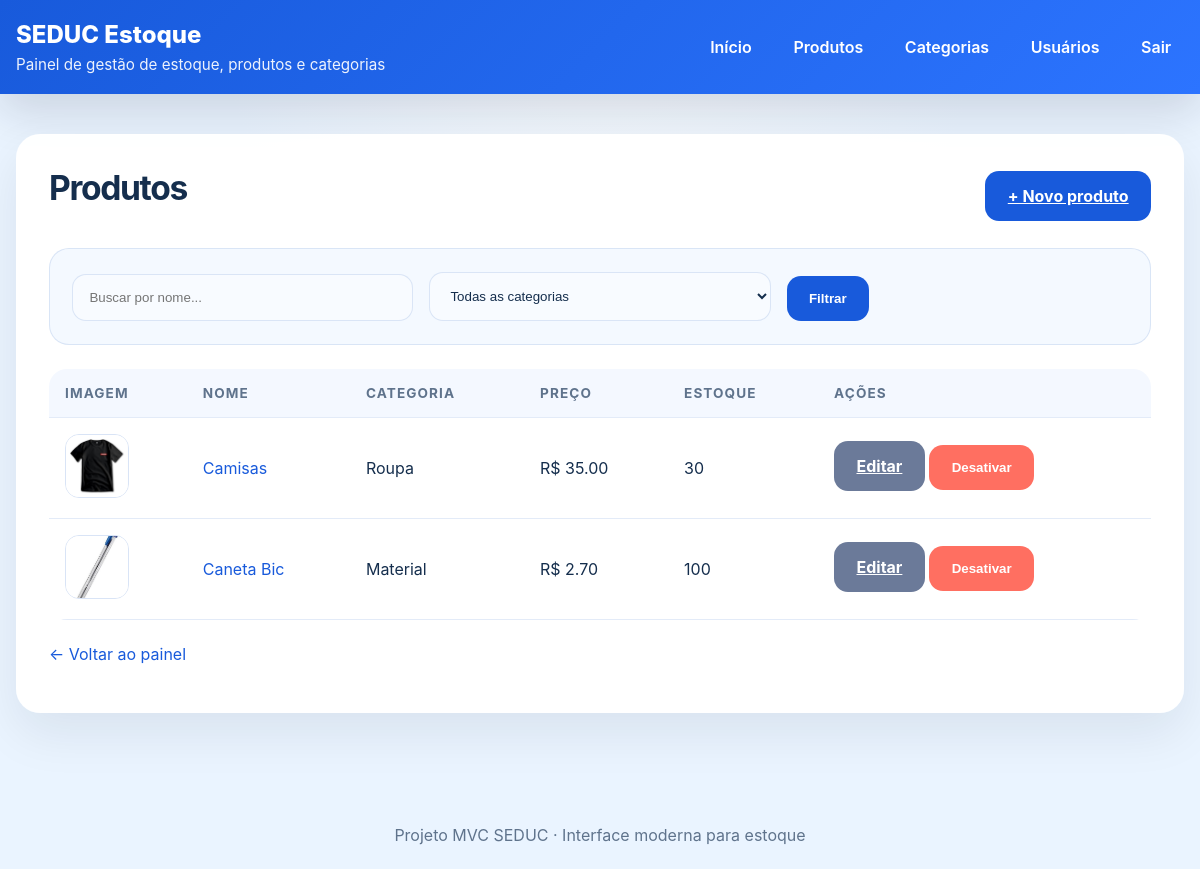
/produtos/ (signed in), run on the app's committed database.
### app/models/produto.py (models this page shows, shortened)
class Produto(Base):
    __tablename__ = "produtos"
    id = Column(Integer, primary_key=True, autoincrement=True, index=True)
    nome = Column(String(200), nullable=False, index=True)
    estoque_atual = Column(Integer, nullable=False, default=0)
    preco = Column(Integer, nullable=False, default=0.0)
    ativo = Column(Boolean, default=True)
    imagem_path = Column(String(255), nullable=True)
    categoria_id = Column(Integer, ForeignKey("categorias.id", ondelete="SET NULL"), nullable=True)
    categoria = relationship("Categoria", back_populates="produtos")

### app/models/categoria.py (models this page shows)
class Categoria(Base):
    __tablename__ = "categorias"
    id = Column(Integer, primary_key=True, autoincrement=True, index=True)
    nome = Column(String, unique=True, nullable=False)
    ativo = Column(Boolean, default=True)
    produtos = relationship("Produto", back_populates="categoria", lazy="select")

### app/controllers/produto_controller.py (the view)
@router.get("/")
def listar_produtos(
    request: Request,
    busca: str = "",
    categoria_id: int = 0,       # 0 = todas as categorias
    db: Session = Depends(get_db),
    usuario = Depends(get_usuario_logado)
):
    query = db.query(Produto).filter(Produto.ativo == True)
    if busca:
        query = query.filter(Produto.nome.ilike(f"%{busca}%"))
    if categoria_id:
        query = query.filter(Produto.categoria_id == categoria_id)
    produtos    = query.order_by(Produto.nome).all()
    categorias  = db.query(Categoria).filter(Categoria.ativo == True).all()
    return templates.TemplateResponse(
        request,
        "produtos/index.html",
        {
            "request":      request,
            "usuario":      usuario,
            "produtos":     produtos,
            "categorias":   categorias,
            "busca":        busca,
            "categoria_id": categoria_id,
        }
    )

### app/templates/produtos/index.html (shortened to what this page needs)
{% extends "base.html" %}
{% block content %}
<div class="card">
    <div class="section-header">
        <div>
            <h1 class="page-title">Produtos</h1>
        </div>
        {% if usuario.role == 'admin' %}
            <a class="button" href="/produtos/novo">+ Novo produto</a>
        {% endif %}
    </div>
    <div class="filter-panel">
        <form method="get" action="/produtos">
            <input type="text" name="busca" placeholder="Buscar por nome..." value="{{ busca }}">
            <select name="categoria_id">
                <option value="0">Todas as categorias</option>
            </select>
            <div class="actions" style="justify-content:flex-start; gap:0.75rem; margin:0;">
                <button type="submit">Filtrar</button>
            </div>
        </form>
    </div>
    <div class="table-wrapper">
        <table>
            <thead>
                <tr>
                    <th>Imagem</th>
                    <th>Nome</th>
                    <th>Categoria</th>
                    <th>Preço</th>
                    <th>Estoque</th>
                    <th>Ações</th>
                </tr>
            </thead>
            <tbody>
                {% for p in produtos %}
                <tr>
                    <td>
                        <img class="product-thumb" src="{{ p.imagem_url }}" alt="{{ p.nome }}">
                    </td>
                    <td><a class="small-link" href="/produtos/{{ p.id }}">{{ p.nome }}</a></td>
                    <td>{{ p.categoria.nome if p.categoria else "—" }}</td>
                    <td>R$ {{ "%.2f"|format(p.preco) }}</td>
                    <td>{{ p.estoque_atual }}</td>
                    <td>
                        {% if usuario.role == 'admin' %}
                            <a class="button secondary" href="/produtos/{{ p.id }}/editar">Editar</a>
                            <form action="/produtos/{{ p.id }}/desativar" method="post" style="display:inline" onsubmit="return confirm('Desativar {{ p.nome }}?')">
                                <button class="button danger" type="submit">Desativar</button>
                            </form>
                        {% endif %}
                    </td>
                </tr>
                {% endfor %}
            </tbody>
        </table>
    </div>
    <p class="footer-note"><a class="small-link" href="/">← Voltar ao painel</a></p>
</div>
{% endblock %}

### app/static/style.css (style rules this page uses)
:root { --bg: #eaf4ff; --surface: #ffffff; --primary: #185adb; --primary-dark: #103c8d; --accent: #ff6f61; --text: #152e4d; --muted: #5f738c; --border: #d9e4f6; --shadow: rgba(20, 45, 90, 0.12); }
* { box-sizing: border-box; }
body { margin: 0; font-family: Inter, system-ui, sans-serif; background: radial-gradient(circle at top, #f7fbff, var(--bg) 36%); color: var(--text); }
.card { background: rgba(255, 255, 255, 0.96); border: 1px solid rgba(255, 255, 255, 0.8); border-radius: 24px; padding: 2rem; box-shadow: 0 20px 50px rgba(15, 23, 42, 0.08); }
.page-title { margin-top: 0; margin-bottom: 1rem; font-size: clamp(1.9rem, 2.8vw, 2.8rem); letter-spacing: -0.04em; }
.section-header { display: flex; align-items: center; justify-content: space-between; flex-wrap: wrap; gap: 1rem; margin-bottom: 1.5rem; }
.actions { display: flex; justify-content: flex-end; flex-wrap: wrap; gap: 1rem; margin-bottom: 1.5rem; }
.button, button, input[type="submit"] { border: none; background: var(--primary); color: white; padding: 0.95rem 1.4rem; border-radius: 14px; cursor: pointer; font-weight: 700; transition: transform 0.2s ease, background 0.2s ease, box-shadow 0.2s ease; }
.button.secondary, button.secondary { background: #6b7a99; }
.button.danger, button.danger { background: var(--accent); }
.table-wrapper { overflow-x: auto; border-radius: 18px; }
table { width: 100%; border-collapse: collapse; background: #fff; min-width: 640px; }
th, td { padding: 1rem 1rem; text-align: left; border-bottom: 1px solid rgba(224, 233, 248, 0.9); }
th { background: #f4f8ff; color: var(--muted); text-transform: uppercase; letter-spacing: 0.08em; font-size: 0.85rem; }
tbody tr { transition: background 0.2s ease; }
.product-thumb { width: 64px; height: 64px; object-fit: cover; border-radius: 14px; border: 1px solid var(--border); }
input[type="text"], input[type="email"], input[type="password"], input[type="number"], input[type="file"], select, textarea { width: 100%; padding: 0.95rem 1rem; border: 1px solid rgba(217, 228, 246, 0.95); border-radius: 14px; background: #f8fbff; color: var(--text); }
.filter-panel { display: grid; gap: 1rem; background: #f4f9ff; border: 1px solid rgba(217, 228, 246, 0.95); border-radius: 20px; padding: 1.4rem; margin-bottom: 1.5rem; }
.filter-panel form { display: grid; gap: 1rem; grid-template-columns: repeat(auto-fit, minmax(180px, 1fr)); align-items: end; }
.footer-note { display: block; color: var(--muted); margin-top: 1.5rem; }
.small-link { color: var(--primary); text-decoration: none; }

### data on the page
Produto: imagem_url (picture), nome "Camisas", categoria "Roupa", preco "35.00", estoque_atual "30"
Produto: imagem_url (picture), nome "Caneta Bic", categoria "Material", preco "2.70", estoque_atual "100"
